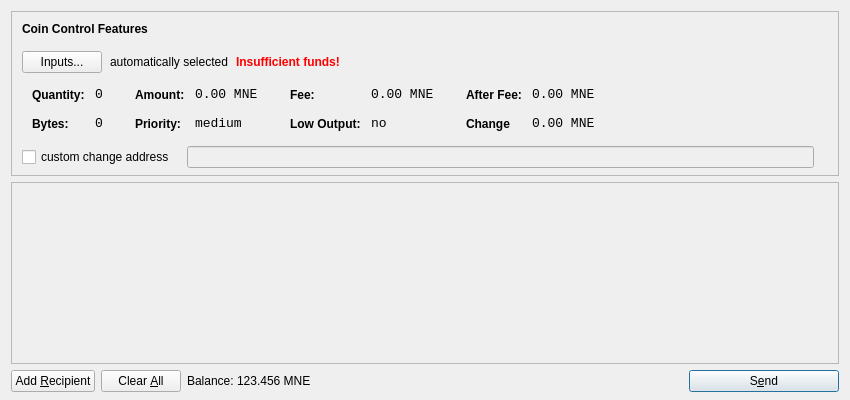
<?xml version="1.0" encoding="UTF-8"?>
<ui version="4.0">
 <class>SendCoinsDialog</class>
 <widget class="QDialog" name="SendCoinsDialog">
  <property name="geometry">
   <rect>
    <x>0</x>
    <y>0</y>
    <width>850</width>
    <height>400</height>
   </rect>
  </property>
  <property name="windowTitle">
   <string>Send Coins</string>
  </property>
  <layout class="QVBoxLayout" name="verticalLayout" stretch="0,1,0">
   <property name="bottomMargin">
    <number>8</number>
   </property>
   <item>
    <widget class="QFrame" name="frameCoinControl">
     <property name="sizePolicy">
      <sizepolicy hsizetype="Expanding" vsizetype="Expanding">
       <horstretch>0</horstretch>
       <verstretch>0</verstretch>
      </sizepolicy>
     </property>
     <property name="maximumSize">
      <size>
       <width>16777215</width>
       <height>16777215</height>
      </size>
     </property>
     <property name="frameShape">
      <enum>QFrame::StyledPanel</enum>
     </property>
     <property name="frameShadow">
      <enum>QFrame::Sunken</enum>
     </property>
     <layout class="QVBoxLayout" name="verticalLayoutCoinControl2">
      <property name="spacing">
       <number>6</number>
      </property>
      <property name="leftMargin">
       <number>0</number>
      </property>
      <property name="topMargin">
       <number>0</number>
      </property>
      <property name="rightMargin">
       <number>0</number>
      </property>
      <property name="bottomMargin">
       <number>6</number>
      </property>
      <item>
       <layout class="QVBoxLayout" name="verticalLayoutCoinControl" stretch="0,0,0,0,1">
        <property name="spacing">
         <number>0</number>
        </property>
        <property name="leftMargin">
         <number>10</number>
        </property>
        <property name="topMargin">
         <number>10</number>
        </property>
        <item>
         <layout class="QHBoxLayout" name="horizontalLayoutCoinControl1">
          <property name="bottomMargin">
           <number>15</number>
          </property>
          <item>
           <widget class="QLabel" name="labelCoinControlFeatures">
            <property name="sizePolicy">
             <sizepolicy hsizetype="Preferred" vsizetype="Maximum">
              <horstretch>0</horstretch>
              <verstretch>0</verstretch>
             </sizepolicy>
            </property>
            <property name="font">
             <font>
              <weight>75</weight>
              <bold>true</bold>
             </font>
            </property>
            <property name="styleSheet">
             <string notr="true">font-weight:bold;</string>
            </property>
            <property name="text">
             <string>Coin Control Features</string>
            </property>
           </widget>
          </item>
         </layout>
        </item>
        <item>
         <layout class="QHBoxLayout" name="horizontalLayoutCoinControl2" stretch="0,0,0,0">
          <property name="spacing">
           <number>8</number>
          </property>
          <property name="bottomMargin">
           <number>10</number>
          </property>
          <item>
           <widget class="QPushButton" name="pushButtonCoinControl">
            <property name="styleSheet">
             <string notr="true"/>
            </property>
            <property name="text">
             <string>Inputs...</string>
            </property>
           </widget>
          </item>
          <item>
           <widget class="QLabel" name="labelCoinControlAutomaticallySelected">
            <property name="text">
             <string>automatically selected</string>
            </property>
            <property name="margin">
             <number>5</number>
            </property>
           </widget>
          </item>
          <item>
           <widget class="QLabel" name="labelCoinControlInsuffFunds">
            <property name="font">
             <font>
              <weight>75</weight>
              <bold>true</bold>
             </font>
            </property>
            <property name="styleSheet">
             <string notr="true">color:red;font-weight:bold;</string>
            </property>
            <property name="text">
             <string>Insufficient funds!</string>
            </property>
            <property name="margin">
             <number>5</number>
            </property>
           </widget>
          </item>
          <item>
           <spacer name="horizontalSpacerCoinControl">
            <property name="orientation">
             <enum>Qt::Horizontal</enum>
            </property>
            <property name="sizeHint" stdset="0">
             <size>
              <width>40</width>
              <height>1</height>
             </size>
            </property>
           </spacer>
          </item>
         </layout>
        </item>
        <item>
         <widget class="QWidget" name="widgetCoinControl" native="true">
          <property name="sizePolicy">
           <sizepolicy hsizetype="Preferred" vsizetype="Preferred">
            <horstretch>0</horstretch>
            <verstretch>0</verstretch>
           </sizepolicy>
          </property>
          <property name="minimumSize">
           <size>
            <width>0</width>
            <height>0</height>
           </size>
          </property>
          <property name="styleSheet">
           <string notr="true"/>
          </property>
          <layout class="QHBoxLayout" name="horizontalLayoutCoinControl5">
           <property name="leftMargin">
            <number>0</number>
           </property>
           <property name="topMargin">
            <number>0</number>
           </property>
           <property name="rightMargin">
            <number>0</number>
           </property>
           <property name="bottomMargin">
            <number>0</number>
           </property>
           <item>
            <layout class="QHBoxLayout" name="horizontalLayoutCoinControl3" stretch="0,0,0,1">
             <property name="spacing">
              <number>20</number>
             </property>
             <property name="topMargin">
              <number>0</number>
             </property>
             <property name="bottomMargin">
              <number>10</number>
             </property>
             <item>
              <layout class="QFormLayout" name="formLayoutCoinControl1">
               <property name="horizontalSpacing">
                <number>10</number>
               </property>
               <property name="verticalSpacing">
                <number>14</number>
               </property>
               <property name="leftMargin">
                <number>10</number>
               </property>
               <property name="topMargin">
                <number>4</number>
               </property>
               <property name="rightMargin">
                <number>6</number>
               </property>
               <item row="0" column="0">
                <widget class="QLabel" name="labelCoinControlQuantityText">
                 <property name="styleSheet">
                  <string notr="true">font-weight:bold;</string>
                 </property>
                 <property name="text">
                  <string>Quantity:</string>
                 </property>
                 <property name="margin">
                  <number>0</number>
                 </property>
                </widget>
               </item>
               <item row="0" column="1">
                <widget class="QLabel" name="labelCoinControlQuantity">
                 <property name="font">
                  <font>
                   <family>Monospace</family>
                   <pointsize>10</pointsize>
                  </font>
                 </property>
                 <property name="cursor">
                  <cursorShape>IBeamCursor</cursorShape>
                 </property>
                 <property name="contextMenuPolicy">
                  <enum>Qt::ActionsContextMenu</enum>
                 </property>
                 <property name="text">
                  <string>0</string>
                 </property>
                 <property name="margin">
                  <number>0</number>
                 </property>
                 <property name="textInteractionFlags">
                  <set>Qt::LinksAccessibleByMouse|Qt::TextSelectableByKeyboard|Qt::TextSelectableByMouse</set>
                 </property>
                </widget>
               </item>
               <item row="1" column="0">
                <widget class="QLabel" name="labelCoinControlBytesText">
                 <property name="styleSheet">
                  <string notr="true">font-weight:bold;</string>
                 </property>
                 <property name="text">
                  <string>Bytes:</string>
                 </property>
                </widget>
               </item>
               <item row="1" column="1">
                <widget class="QLabel" name="labelCoinControlBytes">
                 <property name="font">
                  <font>
                   <family>Monospace</family>
                   <pointsize>10</pointsize>
                  </font>
                 </property>
                 <property name="cursor">
                  <cursorShape>IBeamCursor</cursorShape>
                 </property>
                 <property name="contextMenuPolicy">
                  <enum>Qt::ActionsContextMenu</enum>
                 </property>
                 <property name="text">
                  <string>0</string>
                 </property>
                 <property name="textInteractionFlags">
                  <set>Qt::LinksAccessibleByMouse|Qt::TextSelectableByKeyboard|Qt::TextSelectableByMouse</set>
                 </property>
                </widget>
               </item>
              </layout>
             </item>
             <item>
              <layout class="QFormLayout" name="formLayoutCoinControl2">
               <property name="horizontalSpacing">
                <number>10</number>
               </property>
               <property name="verticalSpacing">
                <number>14</number>
               </property>
               <property name="leftMargin">
                <number>6</number>
               </property>
               <property name="topMargin">
                <number>4</number>
               </property>
               <property name="rightMargin">
                <number>6</number>
               </property>
               <item row="0" column="0">
                <widget class="QLabel" name="labelCoinControlAmountText">
                 <property name="styleSheet">
                  <string notr="true">font-weight:bold;</string>
                 </property>
                 <property name="text">
                  <string>Amount:</string>
                 </property>
                 <property name="margin">
                  <number>0</number>
                 </property>
                </widget>
               </item>
               <item row="0" column="1">
                <widget class="QLabel" name="labelCoinControlAmount">
                 <property name="font">
                  <font>
                   <family>Monospace</family>
                   <pointsize>10</pointsize>
                  </font>
                 </property>
                 <property name="cursor">
                  <cursorShape>IBeamCursor</cursorShape>
                 </property>
                 <property name="contextMenuPolicy">
                  <enum>Qt::ActionsContextMenu</enum>
                 </property>
                 <property name="text">
                  <string>0.00 MNE</string>
                 </property>
                 <property name="textInteractionFlags">
                  <set>Qt::LinksAccessibleByMouse|Qt::TextSelectableByKeyboard|Qt::TextSelectableByMouse</set>
                 </property>
                </widget>
               </item>
               <item row="1" column="0">
                <widget class="QLabel" name="labelCoinControlPriorityText">
                 <property name="styleSheet">
                  <string notr="true">font-weight:bold;</string>
                 </property>
                 <property name="text">
                  <string>Priority:</string>
                 </property>
                </widget>
               </item>
               <item row="1" column="1">
                <widget class="QLabel" name="labelCoinControlPriority">
                 <property name="font">
                  <font>
                   <family>Monospace</family>
                   <pointsize>10</pointsize>
                  </font>
                 </property>
                 <property name="cursor">
                  <cursorShape>IBeamCursor</cursorShape>
                 </property>
                 <property name="contextMenuPolicy">
                  <enum>Qt::ActionsContextMenu</enum>
                 </property>
                 <property name="text">
                  <string>medium</string>
                 </property>
                 <property name="textInteractionFlags">
                  <set>Qt::LinksAccessibleByMouse|Qt::TextSelectableByKeyboard|Qt::TextSelectableByMouse</set>
                 </property>
                </widget>
               </item>
              </layout>
             </item>
             <item>
              <layout class="QFormLayout" name="formLayoutCoinControl3">
               <property name="horizontalSpacing">
                <number>10</number>
               </property>
               <property name="verticalSpacing">
                <number>14</number>
               </property>
               <property name="leftMargin">
                <number>6</number>
               </property>
               <property name="topMargin">
                <number>4</number>
               </property>
               <property name="rightMargin">
                <number>6</number>
               </property>
               <item row="0" column="0">
                <widget class="QLabel" name="labelCoinControlFeeText">
                 <property name="styleSheet">
                  <string notr="true">font-weight:bold;</string>
                 </property>
                 <property name="text">
                  <string>Fee:</string>
                 </property>
                 <property name="margin">
                  <number>0</number>
                 </property>
                </widget>
               </item>
               <item row="0" column="1">
                <widget class="QLabel" name="labelCoinControlFee">
                 <property name="font">
                  <font>
                   <family>Monospace</family>
                   <pointsize>10</pointsize>
                  </font>
                 </property>
                 <property name="cursor">
                  <cursorShape>IBeamCursor</cursorShape>
                 </property>
                 <property name="contextMenuPolicy">
                  <enum>Qt::ActionsContextMenu</enum>
                 </property>
                 <property name="text">
                  <string>0.00 MNE</string>
                 </property>
                 <property name="textInteractionFlags">
                  <set>Qt::LinksAccessibleByMouse|Qt::TextSelectableByKeyboard|Qt::TextSelectableByMouse</set>
                 </property>
                </widget>
               </item>
               <item row="1" column="0">
                <widget class="QLabel" name="labelCoinControlLowOutputText">
                 <property name="styleSheet">
                  <string notr="true">font-weight:bold;</string>
                 </property>
                 <property name="text">
                  <string>Low Output:</string>
                 </property>
                </widget>
               </item>
               <item row="1" column="1">
                <widget class="QLabel" name="labelCoinControlLowOutput">
                 <property name="font">
                  <font>
                   <family>Monospace</family>
                   <pointsize>10</pointsize>
                  </font>
                 </property>
                 <property name="cursor">
                  <cursorShape>IBeamCursor</cursorShape>
                 </property>
                 <property name="contextMenuPolicy">
                  <enum>Qt::ActionsContextMenu</enum>
                 </property>
                 <property name="text">
                  <string>no</string>
                 </property>
                 <property name="textInteractionFlags">
                  <set>Qt::LinksAccessibleByMouse|Qt::TextSelectableByKeyboard|Qt::TextSelectableByMouse</set>
                 </property>
                </widget>
               </item>
              </layout>
             </item>
             <item>
              <layout class="QFormLayout" name="formLayoutCoinControl4">
               <property name="horizontalSpacing">
                <number>10</number>
               </property>
               <property name="verticalSpacing">
                <number>14</number>
               </property>
               <property name="leftMargin">
                <number>6</number>
               </property>
               <property name="topMargin">
                <number>4</number>
               </property>
               <property name="rightMargin">
                <number>6</number>
               </property>
               <item row="0" column="0">
                <widget class="QLabel" name="labelCoinControlAfterFeeText">
                 <property name="styleSheet">
                  <string notr="true">font-weight:bold;</string>
                 </property>
                 <property name="text">
                  <string>After Fee:</string>
                 </property>
                 <property name="margin">
                  <number>0</number>
                 </property>
                </widget>
               </item>
               <item row="0" column="1">
                <widget class="QLabel" name="labelCoinControlAfterFee">
                 <property name="font">
                  <font>
                   <family>Monospace</family>
                   <pointsize>10</pointsize>
                  </font>
                 </property>
                 <property name="cursor">
                  <cursorShape>IBeamCursor</cursorShape>
                 </property>
                 <property name="contextMenuPolicy">
                  <enum>Qt::ActionsContextMenu</enum>
                 </property>
                 <property name="text">
                  <string>0.00 MNE</string>
                 </property>
                 <property name="textInteractionFlags">
                  <set>Qt::LinksAccessibleByMouse|Qt::TextSelectableByKeyboard|Qt::TextSelectableByMouse</set>
                 </property>
                </widget>
               </item>
               <item row="1" column="0">
                <widget class="QLabel" name="labelCoinControlChangeText">
                 <property name="styleSheet">
                  <string notr="true">font-weight:bold;</string>
                 </property>
                 <property name="text">
                  <string>Change</string>
                 </property>
                </widget>
               </item>
               <item row="1" column="1">
                <widget class="QLabel" name="labelCoinControlChange">
                 <property name="font">
                  <font>
                   <family>Monospace</family>
                   <pointsize>10</pointsize>
                  </font>
                 </property>
                 <property name="cursor">
                  <cursorShape>IBeamCursor</cursorShape>
                 </property>
                 <property name="contextMenuPolicy">
                  <enum>Qt::ActionsContextMenu</enum>
                 </property>
                 <property name="text">
                  <string>0.00 MNE</string>
                 </property>
                 <property name="textInteractionFlags">
                  <set>Qt::LinksAccessibleByMouse|Qt::TextSelectableByKeyboard|Qt::TextSelectableByMouse</set>
                 </property>
                </widget>
               </item>
              </layout>
             </item>
            </layout>
           </item>
          </layout>
         </widget>
        </item>
        <item>
         <layout class="QHBoxLayout" name="horizontalLayoutCoinControl4" stretch="0,0,0">
          <property name="spacing">
           <number>12</number>
          </property>
          <property name="sizeConstraint">
           <enum>QLayout::SetDefaultConstraint</enum>
          </property>
          <property name="topMargin">
           <number>5</number>
          </property>
          <property name="rightMargin">
           <number>5</number>
          </property>
          <item>
           <widget class="QCheckBox" name="checkBoxCoinControlChange">
            <property name="text">
             <string>custom change address</string>
            </property>
           </widget>
          </item>
          <item>
           <widget class="QLineEdit" name="lineEditCoinControlChange">
            <property name="enabled">
             <bool>false</bool>
            </property>
            <property name="sizePolicy">
             <sizepolicy hsizetype="Expanding" vsizetype="Fixed">
              <horstretch>0</horstretch>
              <verstretch>0</verstretch>
             </sizepolicy>
            </property>
           </widget>
          </item>
          <item>
           <widget class="QLabel" name="labelCoinControlChangeLabel">
            <property name="sizePolicy">
             <sizepolicy hsizetype="Preferred" vsizetype="Expanding">
              <horstretch>0</horstretch>
              <verstretch>0</verstretch>
             </sizepolicy>
            </property>
            <property name="minimumSize">
             <size>
              <width>0</width>
              <height>0</height>
             </size>
            </property>
            <property name="text">
             <string/>
            </property>
            <property name="margin">
             <number>3</number>
            </property>
           </widget>
          </item>
         </layout>
        </item>
        <item>
         <spacer name="verticalSpacerCoinControl">
          <property name="orientation">
           <enum>Qt::Vertical</enum>
          </property>
          <property name="sizeHint" stdset="0">
           <size>
            <width>800</width>
            <height>1</height>
           </size>
          </property>
         </spacer>
        </item>
       </layout>
      </item>
     </layout>
    </widget>
   </item>
   <item>
    <widget class="QScrollArea" name="scrollArea">
     <property name="widgetResizable">
      <bool>true</bool>
     </property>
     <widget class="QWidget" name="scrollAreaWidgetContents">
      <property name="geometry">
       <rect>
        <x>0</x>
        <y>0</y>
        <width>830</width>
        <height>172</height>
       </rect>
      </property>
      <layout class="QVBoxLayout" name="verticalLayout_2">
       <property name="leftMargin">
        <number>0</number>
       </property>
       <property name="topMargin">
        <number>0</number>
       </property>
       <property name="rightMargin">
        <number>0</number>
       </property>
       <property name="bottomMargin">
        <number>0</number>
       </property>
       <item>
        <layout class="QVBoxLayout" name="entries">
         <property name="spacing">
          <number>6</number>
         </property>
        </layout>
       </item>
       <item>
        <spacer name="verticalSpacer">
         <property name="orientation">
          <enum>Qt::Vertical</enum>
         </property>
         <property name="sizeHint" stdset="0">
          <size>
           <width>20</width>
           <height>40</height>
          </size>
         </property>
        </spacer>
       </item>
      </layout>
     </widget>
    </widget>
   </item>
   <item>
    <layout class="QHBoxLayout" name="horizontalLayout">
     <item>
      <widget class="QPushButton" name="addButton">
       <property name="toolTip">
        <string>Send to multiple recipients at once</string>
       </property>
       <property name="text">
        <string>Add &amp;Recipient</string>
       </property>
       <property name="icon">
        <iconset resource="../bitcoin.qrc">
         <normaloff>:/icons/add</normaloff>:/icons/add</iconset>
       </property>
       <property name="autoDefault">
        <bool>false</bool>
       </property>
      </widget>
     </item>
     <item>
      <widget class="QPushButton" name="clearButton">
       <property name="sizePolicy">
        <sizepolicy hsizetype="Minimum" vsizetype="Fixed">
         <horstretch>0</horstretch>
         <verstretch>0</verstretch>
        </sizepolicy>
       </property>
       <property name="toolTip">
        <string>Remove all transaction fields</string>
       </property>
       <property name="text">
        <string>Clear &amp;All</string>
       </property>
       <property name="icon">
        <iconset resource="../bitcoin.qrc">
         <normaloff>:/icons/remove</normaloff>:/icons/remove</iconset>
       </property>
       <property name="autoRepeatDelay">
        <number>300</number>
       </property>
       <property name="autoDefault">
        <bool>false</bool>
       </property>
      </widget>
     </item>
     <item>
      <layout class="QHBoxLayout" name="horizontalLayout_2">
       <property name="spacing">
        <number>3</number>
       </property>
       <item>
        <widget class="QLabel" name="label">
         <property name="sizePolicy">
          <sizepolicy hsizetype="Preferred" vsizetype="Fixed">
           <horstretch>0</horstretch>
           <verstretch>0</verstretch>
          </sizepolicy>
         </property>
         <property name="text">
          <string>Balance:</string>
         </property>
        </widget>
       </item>
       <item>
        <widget class="QLabel" name="labelBalance">
         <property name="sizePolicy">
          <sizepolicy hsizetype="Preferred" vsizetype="Fixed">
           <horstretch>0</horstretch>
           <verstretch>0</verstretch>
          </sizepolicy>
         </property>
         <property name="cursor">
          <cursorShape>IBeamCursor</cursorShape>
         </property>
         <property name="text">
          <string>123.456 MNE</string>
         </property>
         <property name="textInteractionFlags">
          <set>Qt::LinksAccessibleByMouse|Qt::TextSelectableByKeyboard|Qt::TextSelectableByMouse</set>
         </property>
        </widget>
       </item>
      </layout>
     </item>
     <item>
      <spacer name="horizontalSpacer">
       <property name="orientation">
        <enum>Qt::Horizontal</enum>
       </property>
       <property name="sizeHint" stdset="0">
        <size>
         <width>40</width>
         <height>20</height>
        </size>
       </property>
      </spacer>
     </item>
     <item>
      <widget class="QPushButton" name="sendButton">
       <property name="minimumSize">
        <size>
         <width>150</width>
         <height>0</height>
        </size>
       </property>
       <property name="toolTip">
        <string>Confirm the send action</string>
       </property>
       <property name="text">
        <string>S&amp;end</string>
       </property>
       <property name="icon">
        <iconset resource="../bitcoin.qrc">
         <normaloff>:/icons/send</normaloff>:/icons/send</iconset>
       </property>
       <property name="iconSize">
        <size>
         <width>32</width>
         <height>16</height>
        </size>
       </property>
       <property name="default">
        <bool>true</bool>
       </property>
      </widget>
     </item>
    </layout>
   </item>
  </layout>
 </widget>
 <resources>
  <include location="../bitcoin.qrc"/>
 </resources>
 <connections/>
</ui>
